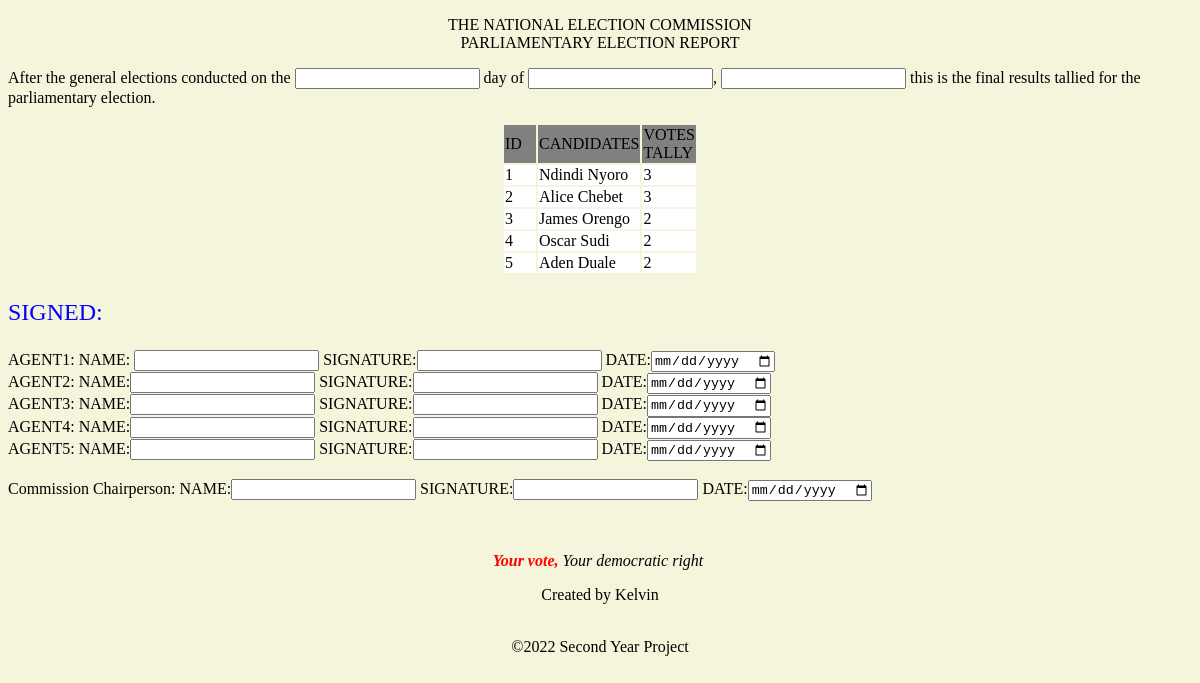
/reports/mp.php, run on the app's committed database.
### tables this page shows
CREATE TABLE `mp` (
  `candidate_id` int(100) NOT NULL,
  `firstname` varchar(100) NOT NULL,
  `votecount` int(100) NOT NULL
);

### reports/mp.php (the view, shortened to what this page needs)
<!DOCTYPE html>
<html lang="en">
<head>
    <link rel="stylesheet" href="../admin/style.css">
</head>
<body class="profile">
     <center><p>THE NATIONAL ELECTION COMMISSION <br>PARLIAMENTARY ELECTION REPORT</p></center>
     <div>
     <p>After the general elections conducted on the <input type="text"> day of <input type="text">, <input type="text"> this is the final results tallied for the parliamentary election.</p>
     <?php
			include "../voter/database.php";
			$member = mysqli_query($con, 'SELECT * FROM mp WHERE candidate_id NOT IN (6)' );
			if (mysqli_num_rows($member)== 0 ) {
				echo '<font color="red">No results found</font>';
			}
			else {
				echo '<center><table><tr bgcolor="grey">
			<td width="30px">ID</td>
			<td width="100px">CANDIDATES</td>
			<td width="30px">VOTES TALLY</td>
			</tr>';
			while($mb=mysqli_fetch_object($member))
					{
						$id=$mb->candidate_id;
						$name=$mb->firstname;
						$vote=$mb->votecount;
						echo '<tr bgcolor="white">';
				echo '<td>'.$id.'</td>';
				echo '<td>'.$name.'</td>';
				echo '<td>'.$vote.'</td>';
				echo "</tr>";
					}
					echo'</table></center>';
				}
			?>
	</div>
<div><p style="color: blue; font-size:x-large">SIGNED:</p></div>
<div>AGENT1: NAME: <input type="text"> SIGNATURE:<input type="text">  DATE:<input type="date"></div>
<div>AGENT2: NAME:<input type="text">  SIGNATURE:<input type="text">  DATE:<input type="date"></div>
<div>AGENT3: NAME:<input type="text">  SIGNATURE:<input type="text">  DATE:<input type="date"></div>
<div>AGENT4: NAME:<input type="text">  SIGNATURE:<input type="text">  DATE:<input type="date"></div>
<div>AGENT5: NAME:<input type="text">  SIGNATURE:<input type="text">  DATE:<input type="date"></div>
<br>
<div>Commission Chairperson: NAME:<input type="text">  SIGNATURE:<input type="text">  DATE:<input type="date"></div>
<br><br>
<div style="margin-top: 15px;">
<?php include "../voter/footer.php" ?>
</body>
</html>

### admin/style.css (style rules this page uses)
.profile { background-image: url("ack.jpg"); background-color: beige; background-repeat: no-repeat; background-size: cover; }

### data on the page
mp: candidate_id "1", firstname "Ndindi Nyoro", votecount "3"
mp: candidate_id "2", firstname "Alice Chebet", votecount "3"
mp: candidate_id "3", firstname "James Orengo", votecount "2"
mp: candidate_id "4", firstname "Oscar Sudi", votecount "2"
mp: candidate_id "5", firstname "Aden Duale", votecount "2"
